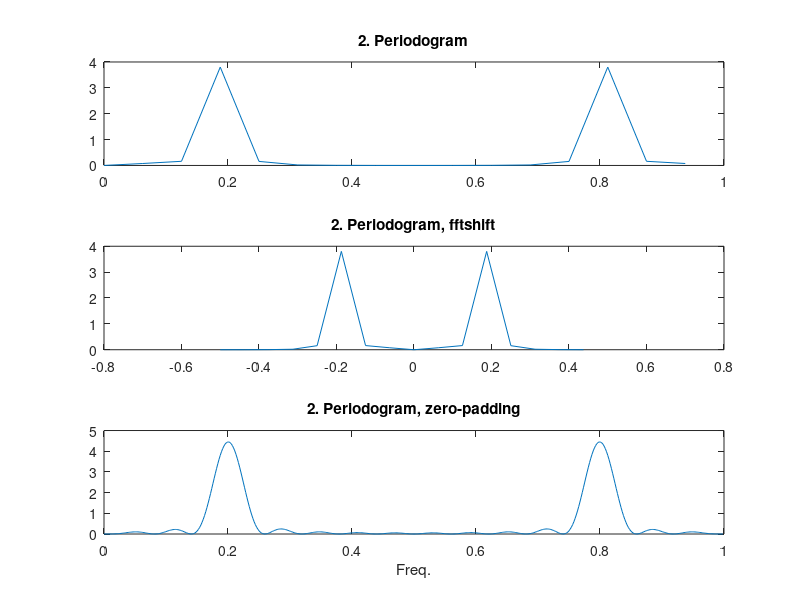
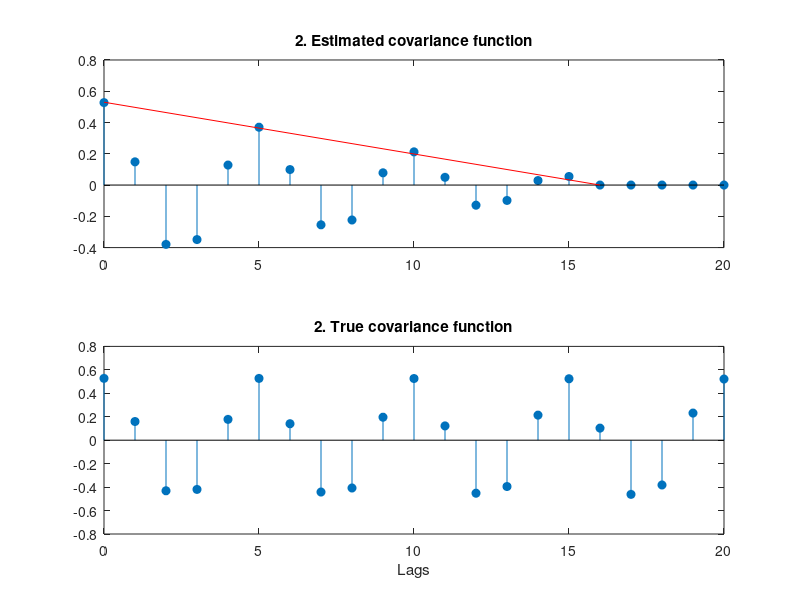
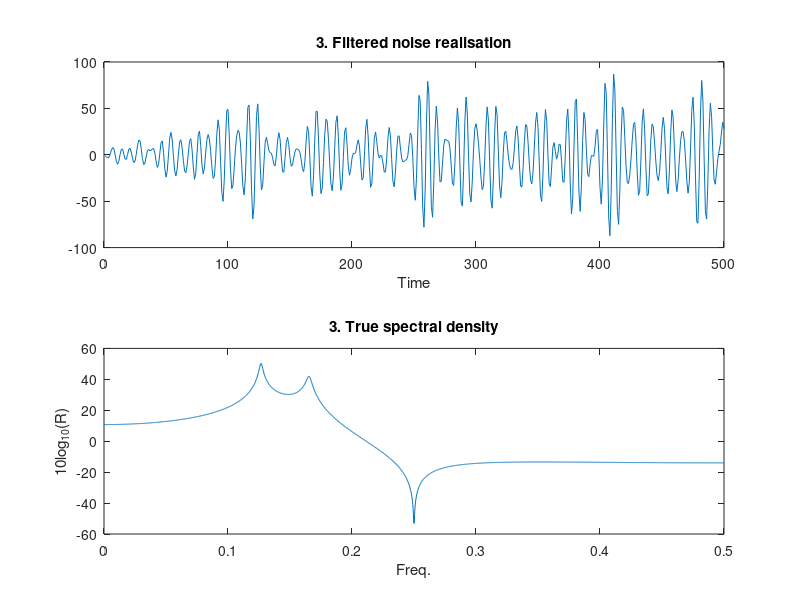
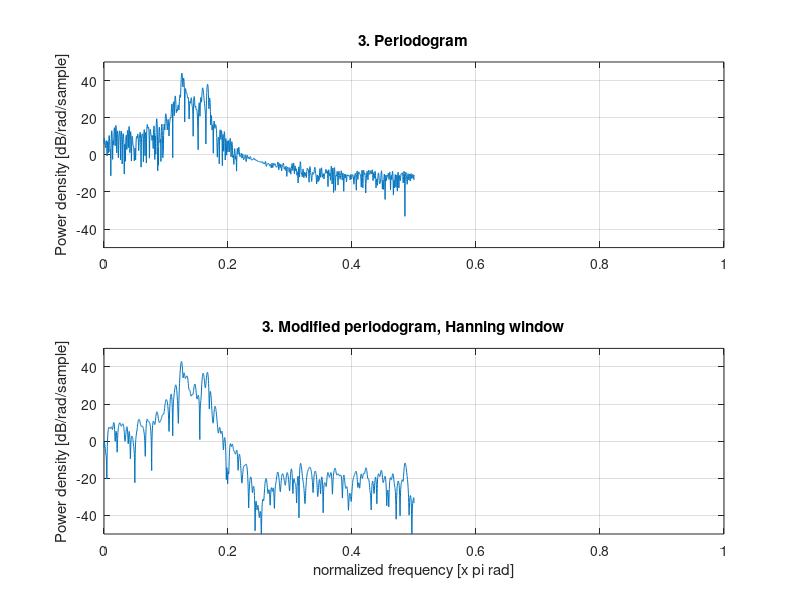

Reproduce these figures in MATLAB, in order.
%% Stationary stochastic processes, computer exercise 2
% close all
% clear all
% clc

% 2. Periodogram
load unknowndata.mat
m = mean(data);
disp('2. Periodogram')
disp(['mean: ' num2str(m)])
% Subtract mean
x = data-mean(data);
% Peiodogram
X = fft(x);
n = length(x);
Rhat = (X .* conj(X)) / n;
f = (0:n-1)/n;
% Plot with freq. 0 - 1
figure(1)
subplot(3,1,1)
plot(f,Rhat)
title('2. Periodogram')
% Plot with freq. -0.5 - 0.5
subplot(3,1,2)
plot(f-0.5,fftshift(Rhat))
title('2. Periodogram, fftshift')
% Periodogram with zero-padding
NFFT = 512;
X = fft(x,NFFT);
Rhat = (X .* conj(X)) / n;
f = (0:NFFT-1)/NFFT;
subplot(3,1,3)
plot(f,Rhat)
xlabel('Freq.')
title('2. Periodogram, zero-padding')
% Covariance function
rhat = ifft(Rhat);
figure(2)
subplot(2,1,1)
stem(0:20,rhat(1:21),'fill')
hold on
plot(0:16,(1 - (0:16)/16)*0.53,'r')
hold off
title('2. Estimated covariance function')
R = zeros(NFFT,1);
R(104) = 135; R(end-102) = 135;
r = ifft(R);
subplot(2,1,2)
stem(0:20,r(1:21),'fill')
title('2. True covariance function')
xlabel('Lags')
% NOTE: The true frequency is f_0 = 0.2, compare estimates with and without
% zero-padding
% NOTE: The data is only 16 samples long, the estimated covariance function
% is therefore not good, remember no lags > 15 can be measured and
% the factor 1 - |tau|/n


% 3. Investigation of different spectrum estimation techniques
% Filtered noise process
e = randn(500,1);
model.A = [1 -2.39 3.35 -2.34 0.96];
model.C = [1 0 1];
x = filter(model.C,model.A,e);
figure(3)
subplot(2,1,1)
plot(x)
title('3. Filtered noise realisation')
xlabel('Time')
% Spectral density
[H,w] = freqz(model.C,model.A,2048);
R = abs(H).^2;
subplot(2,1,2)
plot(w/2/pi,10*log10(R))
title('3. True spectral density')
xlabel('Freq.')
ylabel('10log_{10}(R)')

% 3. Periodogram vs modified periodogram
% Periodogram
NFFT = 4096;
figure(4)
subplot(2,1,1)
periodogram(x,[],NFFT);
xlabel('')
axis([0 1 -50 50])
title('3. Periodogram')
% Modified periodogram using a Hanning window
subplot(2,1,2)
periodogram(x,hanning(500),NFFT);
axis([0 1 -50 50])
title('3. Modified periodogram, Hanning window')
% NOTE: Compare width of peaks and if the zero (dip) is visible
% NOTE: The normal periodogram can be seen as having a rectangle window,
% while the Hanning window is tapered (goes to 0 at the edges)

% 3. Linear vs logarithmic scale
[Rhat,f] = periodogram(x,[],NFFT,1);
figure(5)
subplot(2,1,1)
plot(f,Rhat)
title('3. Periodogram, linear scale')
subplot(2,1,2)
semilogy(f,Rhat)
title('3. Periodogram, logarithmic scale')
xlabel('Freq.')

% 3. Welch method (window length L = 90)
figure(6)
subplot(2,1,1)
periodogram(x,[],NFFT);
xlabel('')
axis([0 1 -50 50])
title('3. Periodogram')
subplot(2,1,2)
pwelch(x,hanning(90),[],NFFT);
axis([0 1 -50 50])
title('3. Welch method, Hanning window')
% NOTE: Compare width of main lobes, smoothness, visibility of the zero and
% variance between realisations

% 3. Variance reduction
Rhate = periodogram(e,[],NFFT);
Rhatew = pwelch(e,hanning(90),[],NFFT);
disp('3. Variance reduction')
disp('Ratio of variance, periodogram and Welch method')
disp(var(Rhate)./var(Rhatew))
% NOTE: K = 10, so we expect around 10

% 4. Spectral analysis of EEG signal
% Light flicker at 12 Hz
load eegdata12.mat
fs = 1/data1.t(2);
L = floor(2*length(data1.x) / (3+1));
figure(7)
subplot(3,2,1)
periodogram(data1.x,[],NFFT,fs);
axis([0 30 -20 20])
title('4. data1, 12 Hz')
xlabel('')
subplot(3,2,2)
pwelch(data1.x,hanning(L),[],NFFT,fs);
axis([0 30 -20 20])
title('4. data1, 12 Hz')
xlabel('')
subplot(3,2,3)
periodogram(data2.x,[],NFFT,fs);
axis([0 30 -20 20])
title('4. data2, 12 Hz')
xlabel('')
subplot(3,2,4)
pwelch(data2.x,hanning(L),[],NFFT,fs);
axis([0 30 -20 20])
title('4. data2, 12 Hz')
xlabel('')
subplot(3,2,5)
periodogram(data3.x,[],NFFT,fs);
axis([0 30 -20 20])
title('4. data3, 12 Hz')
subplot(3,2,6)
pwelch(data3.x,hanning(L),[],NFFT,fs);
axis([0 30 -20 20])
title('4. data3, 12 Hz')
% Unknown light flicker
load eegdatax.mat
fs = 1/data1.t(2);
L = floor(2*length(data1.x) / (3+1));
figure(8)
subplot(3,2,1)
periodogram(data1.x,[],NFFT,fs);
axis([0 30 -20 20])
title('4. data1, x Hz')
xlabel('')
subplot(3,2,2)
pwelch(data1.x,hanning(L),[],NFFT,fs);
axis([0 30 -20 20])
title('4. data1, x Hz')
xlabel('')
subplot(3,2,3)
periodogram(data2.x,[],NFFT,fs);
axis([0 30 -20 20])
title('4. data2, x Hz')
xlabel('')
subplot(3,2,4)
pwelch(data2.x,hanning(L),[],NFFT,fs);
axis([0 30 -20 20])
title('4. data2, x Hz')
xlabel('')
subplot(3,2,5)
periodogram(data3.x,[],NFFT,fs);
axis([0 30 -20 20])
title('4. data3, x Hz')
subplot(3,2,6)
pwelch(data3.x,hanning(L),[],NFFT,fs);
axis([0 30 -20 20])
title('4. data3, x Hz')
% NOTE: Students should do this analysis in spekgui, but these are the
% relevant plots
% NOTE: Only 3 windows are used for the Welch method, otherwise we get too
% much smoothing of the spectral estimate


% 5. Identificaton of a stationary Gaussian process
load threeprocessdata.mat
% Covariance functions
Lag = 50;
[r1, lags] = xcov(y1,Lag+1);
[r2, lags] = xcov(y2,Lag+1);
[r3, lags] = xcov(y3,Lag+1);
figure(9)
subplot(3,1,1)
stem(lags,r1,'fill')
title('5.1 Covariance funtion, y1')
subplot(3,1,2)
stem(lags,r2,'fill')
title('5.1 Covariance funtion, y2')
subplot(3,1,3)
stem(lags,r3,'fill')
title('5.1 Covariance funtion, y3')
xlabel('Lags')
% Periodogram
[Rhat1,f] = periodogram(y1,[],NFFT,1);
Rhat2 = periodogram(y2,[],NFFT);
Rhat3 = periodogram(y3,[],NFFT);
% Welch method, K = 8
L = floor(2*length(y1) / (8+1));
Rhat1w = pwelch(y1,hanning(L),[],NFFT);
Rhat2w = pwelch(y2,hanning(L),[],NFFT);
Rhat3w = pwelch(y3,hanning(L),[],NFFT);
figure(10)
subplot(3,2,1)
semilogy(f,Rhat1)
title('5.1 Periodogram, y1')
subplot(3,2,2)
semilogy(f,Rhat1w)
title('5.1 Welch method, y1')
subplot(3,2,3)
semilogy(f,Rhat2)
title('5.1 Periodogram, y2')
subplot(3,2,4)
semilogy(f,Rhat2w)
title('5.1 Welch method, y2')
subplot(3,2,5)
semilogy(f,Rhat3)
title('5.1 Periodogram, y3')
xlabel('Freq.')
subplot(3,2,6)
semilogy(f,Rhat3w)
title('5.1 Welch method, y3')
xlabel('Freq.')
% NOTE: It can be benifitial to lower the number of windows for the Welch
% method from 10 slightly
% NOTE: The frequencies of all processes are very similar, therefore the
% covariance functions are very similar

% 5.2 Coherence spectrum
[Cx1y1,f] = mscohere(x1,y1,hanning(90),[],NFFT,1);
Cx3y1 = mscohere(x3,y1,hanning(90),[],NFFT);
figure(11)
subplot(1,2,1)
plot(f,Cx1y1)
axis([0 0.5 0 1])
title('5.2 Coherence spectrum, x1 and y1')
xlabel('Freq.')
subplot(1,2,2)
plot(f,Cx3y1)
axis([0 0.5 0 1])
title('5.2 Coherence spectrum, x3 and y1')
xlabel('Freq.')
% NOTE: Remember that the coherence spectrum = 1 for linear filters with no
% added noise
% NOTE: We are looking at finite realisations of random processes,
% therefore the results will not be exactly like the theory